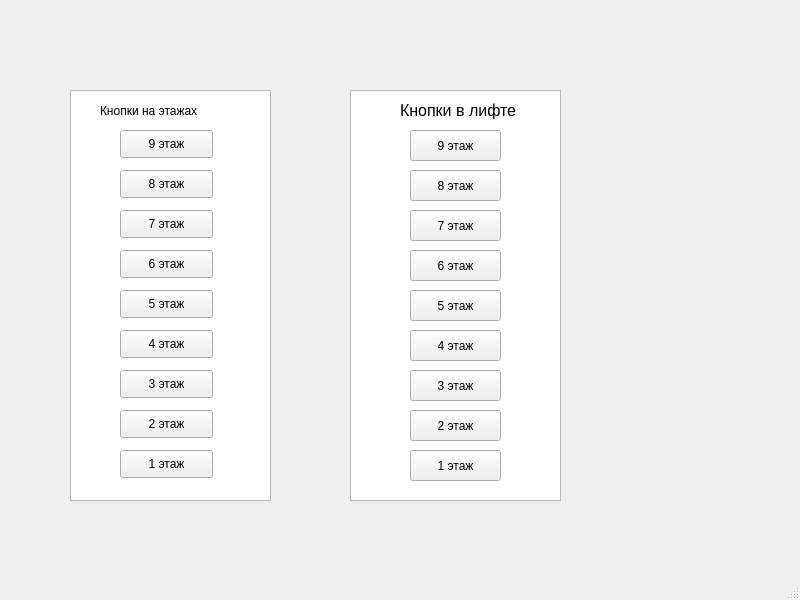
<?xml version="1.0" encoding="UTF-8"?>
<ui version="4.0">
 <class>MainWindow</class>
 <widget class="QMainWindow" name="MainWindow">
  <property name="geometry">
   <rect>
    <x>0</x>
    <y>0</y>
    <width>800</width>
    <height>600</height>
   </rect>
  </property>
  <property name="windowTitle">
   <string>MainWindow</string>
  </property>
  <widget class="QWidget" name="centralwidget">
   <widget class="QLabel" name="label">
    <property name="geometry">
     <rect>
      <x>100</x>
      <y>100</y>
      <width>131</width>
      <height>21</height>
     </rect>
    </property>
    <property name="text">
     <string>Кнопки на этажах</string>
    </property>
   </widget>
   <widget class="QListView" name="listView">
    <property name="geometry">
     <rect>
      <x>70</x>
      <y>90</y>
      <width>201</width>
      <height>411</height>
     </rect>
    </property>
   </widget>
   <widget class="QPushButton" name="floor_9">
    <property name="geometry">
     <rect>
      <x>120</x>
      <y>130</y>
      <width>93</width>
      <height>28</height>
     </rect>
    </property>
    <property name="text">
     <string>9 этаж</string>
    </property>
   </widget>
   <widget class="QPushButton" name="floor_8">
    <property name="geometry">
     <rect>
      <x>120</x>
      <y>170</y>
      <width>93</width>
      <height>28</height>
     </rect>
    </property>
    <property name="text">
     <string>8 этаж</string>
    </property>
   </widget>
   <widget class="QPushButton" name="floor_7">
    <property name="geometry">
     <rect>
      <x>120</x>
      <y>210</y>
      <width>93</width>
      <height>28</height>
     </rect>
    </property>
    <property name="text">
     <string>7 этаж</string>
    </property>
   </widget>
   <widget class="QPushButton" name="floor_6">
    <property name="geometry">
     <rect>
      <x>120</x>
      <y>250</y>
      <width>93</width>
      <height>28</height>
     </rect>
    </property>
    <property name="text">
     <string>6 этаж</string>
    </property>
   </widget>
   <widget class="QPushButton" name="floor_5">
    <property name="geometry">
     <rect>
      <x>120</x>
      <y>290</y>
      <width>93</width>
      <height>28</height>
     </rect>
    </property>
    <property name="text">
     <string>5 этаж</string>
    </property>
   </widget>
   <widget class="QPushButton" name="floor_4">
    <property name="geometry">
     <rect>
      <x>120</x>
      <y>330</y>
      <width>93</width>
      <height>28</height>
     </rect>
    </property>
    <property name="text">
     <string>4 этаж</string>
    </property>
   </widget>
   <widget class="QPushButton" name="floor_3">
    <property name="geometry">
     <rect>
      <x>120</x>
      <y>370</y>
      <width>93</width>
      <height>28</height>
     </rect>
    </property>
    <property name="text">
     <string>3 этаж</string>
    </property>
   </widget>
   <widget class="QPushButton" name="floor_2">
    <property name="geometry">
     <rect>
      <x>120</x>
      <y>410</y>
      <width>93</width>
      <height>28</height>
     </rect>
    </property>
    <property name="text">
     <string>2 этаж</string>
    </property>
   </widget>
   <widget class="QPushButton" name="floor_1">
    <property name="geometry">
     <rect>
      <x>120</x>
      <y>450</y>
      <width>93</width>
      <height>28</height>
     </rect>
    </property>
    <property name="text">
     <string>1 этаж</string>
    </property>
   </widget>
   <widget class="QListWidget" name="listWidget">
    <property name="geometry">
     <rect>
      <x>350</x>
      <y>90</y>
      <width>211</width>
      <height>411</height>
     </rect>
    </property>
   </widget>
   <widget class="QPushButton" name="elevator_1">
    <property name="geometry">
     <rect>
      <x>410</x>
      <y>450</y>
      <width>91</width>
      <height>31</height>
     </rect>
    </property>
    <property name="text">
     <string>1 этаж</string>
    </property>
   </widget>
   <widget class="QPushButton" name="elevator_2">
    <property name="geometry">
     <rect>
      <x>410</x>
      <y>410</y>
      <width>91</width>
      <height>31</height>
     </rect>
    </property>
    <property name="text">
     <string>2 этаж</string>
    </property>
   </widget>
   <widget class="QPushButton" name="elevator_3">
    <property name="geometry">
     <rect>
      <x>410</x>
      <y>370</y>
      <width>91</width>
      <height>31</height>
     </rect>
    </property>
    <property name="text">
     <string>3 этаж</string>
    </property>
   </widget>
   <widget class="QPushButton" name="elevator_4">
    <property name="geometry">
     <rect>
      <x>410</x>
      <y>330</y>
      <width>91</width>
      <height>31</height>
     </rect>
    </property>
    <property name="text">
     <string>4 этаж</string>
    </property>
   </widget>
   <widget class="QPushButton" name="elevator_5">
    <property name="geometry">
     <rect>
      <x>410</x>
      <y>290</y>
      <width>91</width>
      <height>31</height>
     </rect>
    </property>
    <property name="text">
     <string>5 этаж</string>
    </property>
   </widget>
   <widget class="QPushButton" name="elevator_6">
    <property name="geometry">
     <rect>
      <x>410</x>
      <y>250</y>
      <width>91</width>
      <height>31</height>
     </rect>
    </property>
    <property name="text">
     <string>6 этаж</string>
    </property>
   </widget>
   <widget class="QPushButton" name="elevator_7">
    <property name="geometry">
     <rect>
      <x>410</x>
      <y>210</y>
      <width>91</width>
      <height>31</height>
     </rect>
    </property>
    <property name="text">
     <string>7 этаж</string>
    </property>
   </widget>
   <widget class="QPushButton" name="elevator_8">
    <property name="geometry">
     <rect>
      <x>410</x>
      <y>170</y>
      <width>91</width>
      <height>31</height>
     </rect>
    </property>
    <property name="text">
     <string>8 этаж</string>
    </property>
   </widget>
   <widget class="QPushButton" name="elevator_9">
    <property name="geometry">
     <rect>
      <x>410</x>
      <y>130</y>
      <width>91</width>
      <height>31</height>
     </rect>
    </property>
    <property name="text">
     <string>9 этаж</string>
    </property>
   </widget>
   <widget class="QLabel" name="label_2">
    <property name="geometry">
     <rect>
      <x>400</x>
      <y>100</y>
      <width>121</width>
      <height>21</height>
     </rect>
    </property>
    <property name="font">
     <font>
      <pointsize>12</pointsize>
     </font>
    </property>
    <property name="text">
     <string>Кнопки в лифте</string>
    </property>
   </widget>
   <zorder>listView</zorder>
   <zorder>label</zorder>
   <zorder>floor_9</zorder>
   <zorder>floor_8</zorder>
   <zorder>floor_7</zorder>
   <zorder>floor_6</zorder>
   <zorder>floor_5</zorder>
   <zorder>floor_4</zorder>
   <zorder>floor_3</zorder>
   <zorder>floor_2</zorder>
   <zorder>floor_1</zorder>
   <zorder>listWidget</zorder>
   <zorder>elevator_1</zorder>
   <zorder>elevator_2</zorder>
   <zorder>elevator_3</zorder>
   <zorder>elevator_4</zorder>
   <zorder>elevator_5</zorder>
   <zorder>elevator_6</zorder>
   <zorder>elevator_7</zorder>
   <zorder>elevator_8</zorder>
   <zorder>elevator_9</zorder>
   <zorder>label_2</zorder>
  </widget>
  <widget class="QMenuBar" name="menubar">
   <property name="geometry">
    <rect>
     <x>0</x>
     <y>0</y>
     <width>800</width>
     <height>22</height>
    </rect>
   </property>
  </widget>
  <widget class="QStatusBar" name="statusbar"/>
 </widget>
 <resources/>
 <connections/>
</ui>
